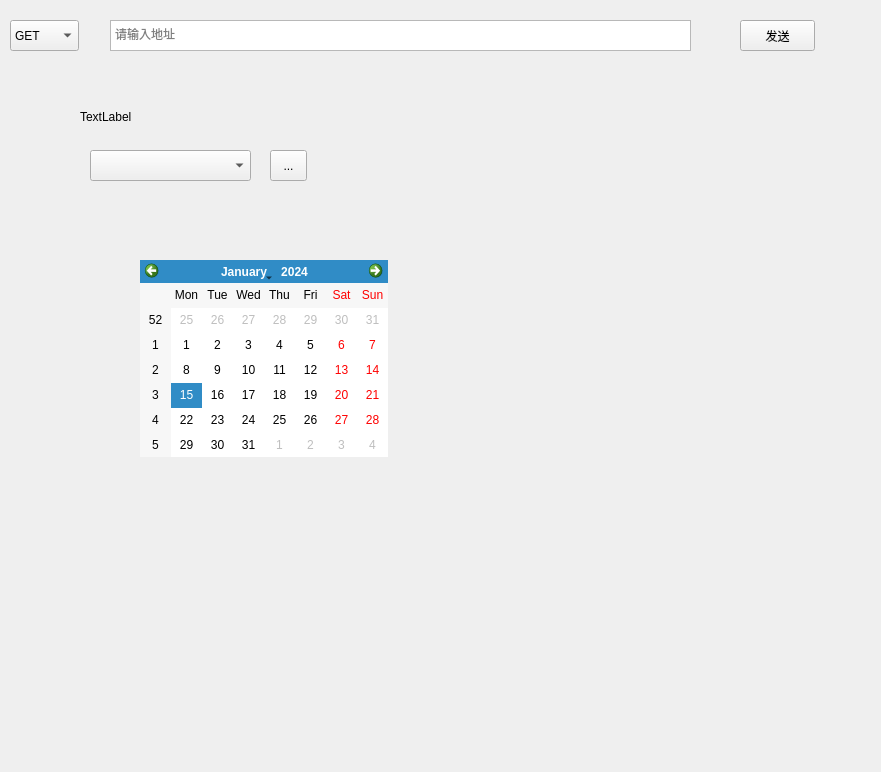
<?xml version="1.0" encoding="UTF-8"?>
<ui version="4.0">
 <class>Form</class>
 <widget class="QWidget" name="Form">
  <property name="geometry">
   <rect>
    <x>0</x>
    <y>0</y>
    <width>881</width>
    <height>772</height>
   </rect>
  </property>
  <property name="windowTitle">
   <string>HTTP接口测试</string>
  </property>
  <widget class="QComboBox" name="comboBox">
   <property name="geometry">
    <rect>
     <x>10</x>
     <y>20</y>
     <width>69</width>
     <height>31</height>
    </rect>
   </property>
   <item>
    <property name="text">
     <string>GET</string>
    </property>
   </item>
   <item>
    <property name="text">
     <string>POST</string>
    </property>
   </item>
   <item>
    <property name="text">
     <string>PUT</string>
    </property>
   </item>
   <item>
    <property name="text">
     <string>DELETE</string>
    </property>
   </item>
  </widget>
  <widget class="QTextEdit" name="textEdit">
   <property name="geometry">
    <rect>
     <x>110</x>
     <y>20</y>
     <width>581</width>
     <height>31</height>
    </rect>
   </property>
   <property name="placeholderText">
    <string>请输入地址</string>
   </property>
  </widget>
  <widget class="QPushButton" name="pushButton">
   <property name="geometry">
    <rect>
     <x>740</x>
     <y>20</y>
     <width>75</width>
     <height>31</height>
    </rect>
   </property>
   <property name="text">
    <string>发送</string>
   </property>
  </widget>
  <widget class="QToolButton" name="toolButton">
   <property name="geometry">
    <rect>
     <x>270</x>
     <y>150</y>
     <width>37</width>
     <height>31</height>
    </rect>
   </property>
   <property name="text">
    <string>...</string>
   </property>
  </widget>
  <widget class="QComboBox" name="comboBox_2">
   <property name="geometry">
    <rect>
     <x>90</x>
     <y>150</y>
     <width>161</width>
     <height>31</height>
    </rect>
   </property>
  </widget>
  <widget class="QLabel" name="label">
   <property name="geometry">
    <rect>
     <x>80</x>
     <y>101</y>
     <width>81</width>
     <height>31</height>
    </rect>
   </property>
   <property name="text">
    <string>TextLabel</string>
   </property>
  </widget>
  <widget class="QCalendarWidget" name="calendarWidget">
   <property name="geometry">
    <rect>
     <x>140</x>
     <y>260</y>
     <width>248</width>
     <height>197</height>
    </rect>
   </property>
  </widget>
 </widget>
 <resources/>
 <connections/>
</ui>
